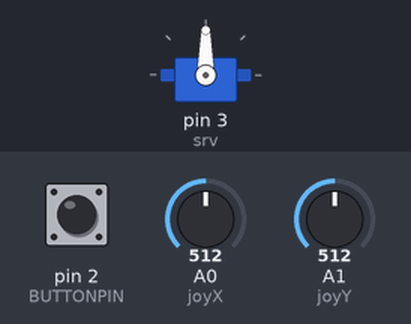
Simulated run of this sketch. Board: Arduino Uno, built with avr-gcc and run on an emulated ATmega328P. Parts: servo. Inputs (shaded band) come from the test bench; at power-on: A0 (joyX) = 512, pin 2 (BUTTONPIN) LOW, A1 (joyY) = 512. What the sketch prints to the serial monitor is not drawn.

Above: at 1.2 s.
1.3 s: A0 (joyX) set to 541
4.3 s: A0 (joyX) set to 558
At 5.1 s:
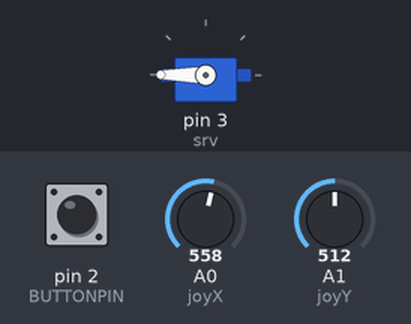
7.3 s: pin 2 (BUTTONPIN) pulled HIGH for 1 s
At 7.7 s:
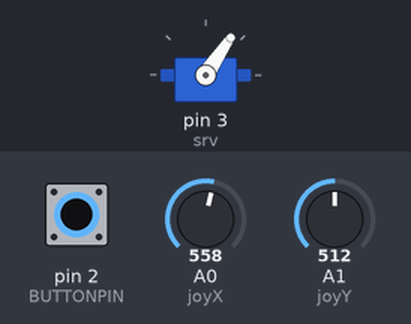
11.3 s: pin 2 (BUTTONPIN) pulled HIGH for 0.15 s
At 13.11 s:
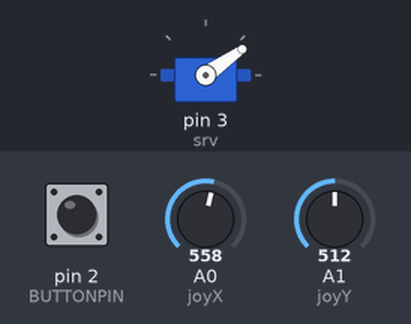
17.4 s: pin 2 (BUTTONPIN) pulled HIGH for 1 s
Timing chart, 0 to 24.1 s (numbered marks = the images above; inputs shaded):
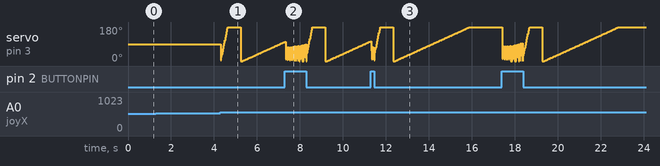

The sketch:

stickClickAutov2.ino
```cpp
// servo control with joystick
// plus automatic mode

#include<Servo.h>

#define joyX A0
#define joyY A1
#define BUTTONPIN 2

Servo srv;
int pos, xValue, yValue, mode;
volatile int buttonState = 0;

void setup()
{
  srv.attach(3);
  Serial.begin(9600);
  pinMode(BUTTONPIN,INPUT);
  attachInterrupt(0,pin_ISR,CHANGE);
}

void loop()
{
  xValue = analogRead(joyX);
  yValue = analogRead(joyY);
  //sw = digitalRead(SWPIN);
//  mode = (buttonState == 1) ? 0 : 1;
  mode = buttonState;

//  Serial.print(xValue);
//  Serial.print("\t");
//  Serial.print(yValue);
//  Serial.print("\n");
//  Serial.print("\nsw= ");
//  Serial.print(sw);
  Serial.print("\n  mode:");
  Serial.print(mode);

//  if (sw==0)
//  {
//    delay(250);
//    mode++;
//    delay(250);
//  }

  if (mode==0) //manual control
  {
    if (xValue > 550) //pretty much a magic number from observation, will change with case design
    {
//      Serial.print(" xValue>550\n");
      srv.write(pos+=5);
//      Serial.print(pos);
    }
    else if (xValue < 500)
    {
//      Serial.print(" xValue<500\n");
      srv.write(pos-=5);
//      Serial.print(pos);
    }
  }
  else if (mode==1) //automated motion
  {
    for (pos=0; pos<=100; pos++) { srv.write(pos); }
//    delay(6000);
    for (pos=100; pos>=0; pos--) { srv.write(pos); }
//    delay(6000);
  }

//  if (pos>=180) { pos=180; }
//  if (pos<=0) { pos=0; }
  if (mode>1) { mode=0; }

//  for(pos=0;pos<=180;pos++)
//  {
//    Myservo.write(pos);
//    delay(15);
//  }
//  delay(1000);

//  for(pos=180;pos>=0;pos--)
//  {
//  Myservo.write(pos);
//  delay(15);
//  }
//  delay(1000);

}

void pin_ISR() {
  buttonState = digitalRead(BUTTONPIN);
//  mode = (buttonState == 1) ? 0 : 1;
}
```

Measured:
- the behaviour switches between 550 and 551 on A0 (joyX) (found by bisection; images 0 and 1)
